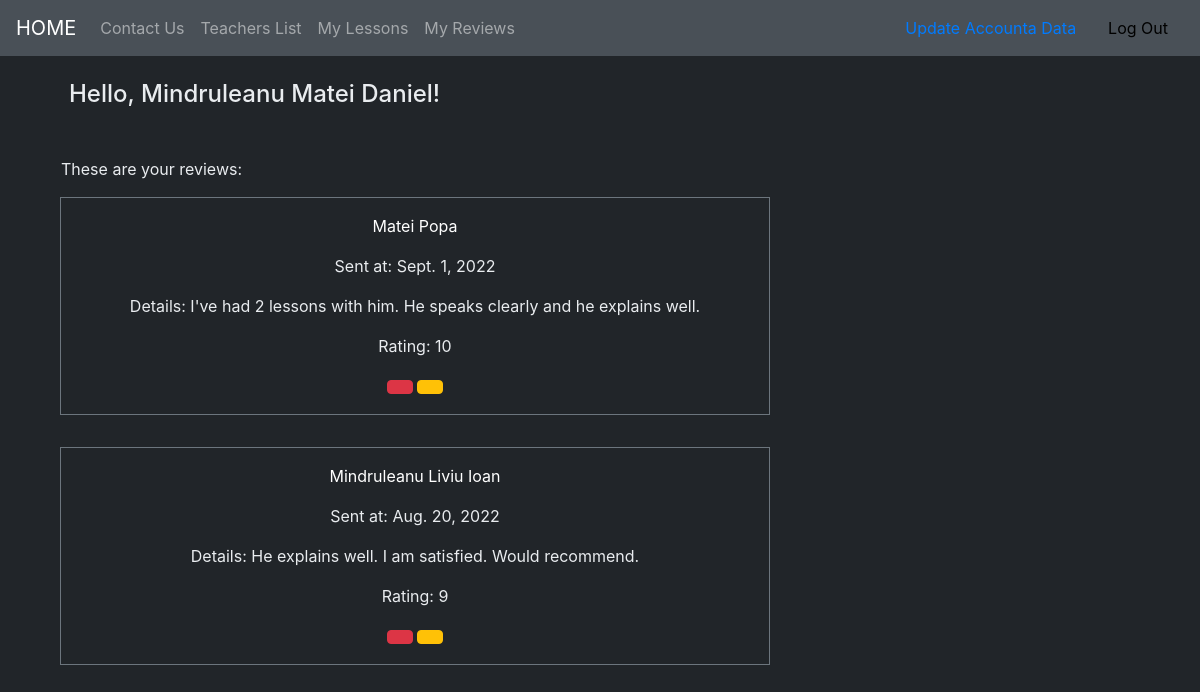
The app's page /reviews/sr/8/ (signed in), older data.
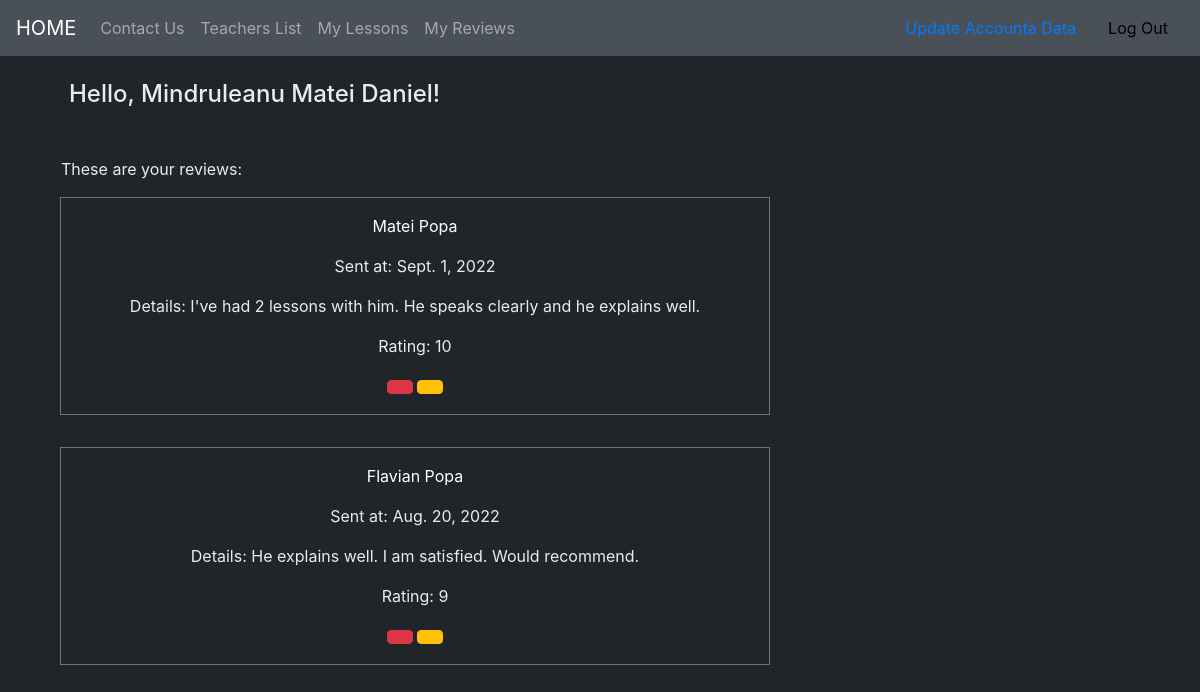
The same page, newer data.
### reviews/models.py (models this page shows, shortened)
class Review(models.Model):
    user = models.ForeignKey(User, on_delete=models.CASCADE)
    teacher = models.ForeignKey(Teacher, on_delete=models.CASCADE, null=True)
    sent_date = models.DateField(auto_now_add=True)
    description = models.TextField()
    rating = models.PositiveIntegerField(validators = [rating_validator])
    class Meta:
        ordering = ["-sent_date"]
        unique_together = ['user', 'teacher']

### accounts/models.py (models this page shows, shortened)
class Teacher(models.Model):
    user = models.OneToOneField(User, on_delete=models.CASCADE, primary_key=True)
    subject = models.ForeignKey(Subject, on_delete=models.SET_NULL, null=True)
    price = models.IntegerField(default=100)

class User(AbstractUser):
    phone_number = models.CharField(max_length=10,blank=False, validators=[phone_number_validator], unique=True)
    email = models.EmailField(unique=True)
    is_student = models.BooleanField(default=False)
    is_teacher = models.BooleanField(default=False)

### reviews/views.py (the view)
# urls.py: path('sr/<int:pk>/', views.StudentReviews.as_view(), name='student_reviews'),
@method_decorator([login_required, student_required], name='dispatch')
class StudentReviews(generic.ListView):
    model = Review
    template_name = 'reviews/student_reviews_list.html'
    paginate_by = 5
    def get_queryset(self):
        queryset = super(StudentReviews, self).get_queryset()
        queryset = queryset.filter(user=self.request.user)
        return queryset
    def get_context_data(self,**kwargs):
        context = super().get_context_data(**kwargs)
        context['user'] = self.request.user
        return context

### reviews/templates/reviews/student_reviews_list.html (shortened to what this page needs)
{% extends "base.html" %}
{% load bootstrap_icons %}
{% block extra_css %}
    {% load static %}
    <link rel="stylesheet" type="text/css" href="{% static 'invicta/css/lessons_and_reviews.css' %}" >
{% endblock %}
{% block content %}
    <h4 class="list-title">Hello, {{user.first_name}} {{user.last_name}}!</h4>
    <p class="list-paragraph">These are your reviews:</p>
    <div class="col-md-8">
        {% for review in object_list  %}
            {% include "reviews/_student_review.html" %}
        {% endfor %}
    </div>
{% endblock %}

### reviews/templates/reviews/_student_review.html (shortened to what this page needs)
{% load bootstrap_icons %}
<div class="review_list_div">
    <a class="lessons-a review-a" href="{% url 'profiles:profile_detail' slug=review.teacher.profile.slug %}">
        {{ review.teacher.user.first_name }} {{ review.teacher.user.last_name }}
    </a>
    <p>
        Sent at: {{ review.sent_date }}
    </p>
    <p>
        Details: {{ review.description }}
    </p>
    <p>
        Rating: {{ review.rating }}
    </p>
    <div class="col-lg-12 delete_edit_review_div">
        <a class="btn btn-danger" href="{% url 'reviews:delete_review' pk=review.pk %}">
        </a>
        <a class="btn btn-warning" href="{% url 'reviews:update_review' pk=review.pk %}">
        </a>
    </div>
</div>

Row changes from the older to the newer data that the page shows:
changed through a linked row, Review "He explains well. I am satisfied. Would recommend.": teacher.user.first_name "Mindruleanu" → "Flavian"; teacher.user.last_name "Liviu Ioan" → "Popa"
